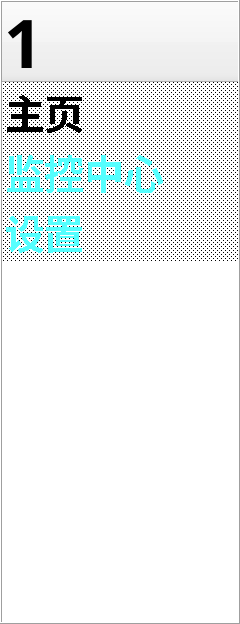
<?xml version="1.0" encoding="UTF-8"?>
<ui version="4.0">
 <class>ControlTreeWidget</class>
 <widget class="QWidget" name="ControlTreeWidget">
  <property name="geometry">
   <rect>
    <x>0</x>
    <y>0</y>
    <width>240</width>
    <height>624</height>
   </rect>
  </property>
  <property name="minimumSize">
   <size>
    <width>0</width>
    <height>624</height>
   </size>
  </property>
  <property name="windowTitle">
   <string>Form</string>
  </property>
  <layout class="QVBoxLayout" name="verticalLayout">
   <property name="spacing">
    <number>0</number>
   </property>
   <property name="leftMargin">
    <number>0</number>
   </property>
   <property name="topMargin">
    <number>0</number>
   </property>
   <property name="rightMargin">
    <number>0</number>
   </property>
   <property name="bottomMargin">
    <number>0</number>
   </property>
   <item>
    <widget class="QTreeWidget" name="treeWidgetMenu">
     <property name="font">
      <font>
       <family>微软雅黑</family>
       <pointsize>11</pointsize>
       <weight>75</weight>
       <bold>true</bold>
      </font>
     </property>
     <property name="focusPolicy">
      <enum>Qt::ClickFocus</enum>
     </property>
     <property name="contextMenuPolicy">
      <enum>Qt::DefaultContextMenu</enum>
     </property>
     <property name="frameShape">
      <enum>QFrame::Box</enum>
     </property>
     <property name="frameShadow">
      <enum>QFrame::Raised</enum>
     </property>
     <property name="lineWidth">
      <number>1</number>
     </property>
     <property name="midLineWidth">
      <number>0</number>
     </property>
     <property name="textElideMode">
      <enum>Qt::ElideMiddle</enum>
     </property>
     <property name="horizontalScrollMode">
      <enum>QAbstractItemView::ScrollPerItem</enum>
     </property>
     <property name="indentation">
      <number>0</number>
     </property>
     <property name="uniformRowHeights">
      <bool>false</bool>
     </property>
     <property name="itemsExpandable">
      <bool>true</bool>
     </property>
     <property name="wordWrap">
      <bool>true</bool>
     </property>
     <attribute name="headerMinimumSectionSize">
      <number>48</number>
     </attribute>
     <attribute name="headerDefaultSectionSize">
      <number>200</number>
     </attribute>
     <column>
      <property name="text">
       <string notr="true">1</string>
      </property>
      <property name="font">
       <font>
        <pointsize>50</pointsize>
       </font>
      </property>
     </column>
     <item>
      <property name="text">
       <string>主页</string>
      </property>
      <property name="font">
       <font>
        <family>Courier New</family>
        <pointsize>30</pointsize>
        <weight>75</weight>
        <italic>false</italic>
        <bold>true</bold>
        <stylestrategy>NoAntialias</stylestrategy>
        <kerning>true</kerning>
       </font>
      </property>
      <property name="textAlignment">
       <set>AlignHCenter|AlignBottom</set>
      </property>
      <property name="background">
       <brush brushstyle="Dense6Pattern">
        <color alpha="255">
         <red>0</red>
         <green>0</green>
         <blue>0</blue>
        </color>
       </brush>
      </property>
      <property name="foreground">
       <brush brushstyle="NoBrush">
        <color alpha="255">
         <red>85</red>
         <green>255</green>
         <blue>255</blue>
        </color>
       </brush>
      </property>
      <property name="icon">
       <iconset resource="../res.qrc">
        <normaloff>:/res/res/image/right_arrow_hover.png</normaloff>:/res/res/image/right_arrow_hover.png</iconset>
      </property>
     </item>
     <item>
      <property name="text">
       <string>监控中心</string>
      </property>
      <property name="font">
       <font>
        <family>Courier New</family>
        <pointsize>30</pointsize>
        <weight>75</weight>
        <bold>true</bold>
        <stylestrategy>NoAntialias</stylestrategy>
       </font>
      </property>
      <property name="textAlignment">
       <set>AlignHCenter|AlignBottom</set>
      </property>
      <property name="background">
       <brush brushstyle="Dense6Pattern">
        <color alpha="255">
         <red>0</red>
         <green>0</green>
         <blue>0</blue>
        </color>
       </brush>
      </property>
      <property name="foreground">
       <brush brushstyle="DiagCrossPattern">
        <color alpha="255">
         <red>85</red>
         <green>255</green>
         <blue>255</blue>
        </color>
       </brush>
      </property>
      <property name="icon">
       <iconset resource="../res.qrc">
        <normaloff>:/res/res/image/right_arrow_normal.png</normaloff>:/res/res/image/right_arrow_normal.png</iconset>
      </property>
     </item>
     <item>
      <property name="text">
       <string>设置</string>
      </property>
      <property name="font">
       <font>
        <family>Courier New</family>
        <pointsize>30</pointsize>
        <weight>75</weight>
        <bold>true</bold>
        <stylestrategy>NoAntialias</stylestrategy>
       </font>
      </property>
      <property name="textAlignment">
       <set>AlignHCenter|AlignBottom</set>
      </property>
      <property name="background">
       <brush brushstyle="Dense6Pattern">
        <color alpha="255">
         <red>0</red>
         <green>0</green>
         <blue>0</blue>
        </color>
       </brush>
      </property>
      <property name="foreground">
       <brush brushstyle="Dense6Pattern">
        <color alpha="255">
         <red>85</red>
         <green>255</green>
         <blue>255</blue>
        </color>
       </brush>
      </property>
      <property name="icon">
       <iconset resource="../res.qrc">
        <normaloff>:/res/res/image/right_arrow_pressed.png</normaloff>:/res/res/image/right_arrow_pressed.png</iconset>
      </property>
     </item>
    </widget>
   </item>
  </layout>
 </widget>
 <resources>
  <include location="../res.qrc"/>
 </resources>
 <connections/>
</ui>
